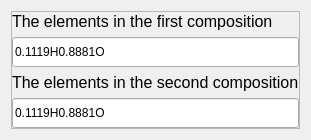
                      <widget class="QWidget" name="page_two_composition">
                       <layout class="QVBoxLayout" name="verticalLayout_10">
                        <item alignment="Qt::AlignTop">
                         <widget class="QFrame" name="frame_6">
                          <property name="frameShape">
                           <enum>QFrame::StyledPanel</enum>
                          </property>
                          <property name="frameShadow">
                           <enum>QFrame::Raised</enum>
                          </property>
                          <layout class="QVBoxLayout" name="verticalLayout_11">
                           <property name="leftMargin">
                            <number>0</number>
                           </property>
                           <property name="topMargin">
                            <number>0</number>
                           </property>
                           <property name="rightMargin">
                            <number>0</number>
                           </property>
                           <property name="bottomMargin">
                            <number>0</number>
                           </property>
                           <item alignment="Qt::AlignTop">
                            <widget class="QLabel" name="label_8eg">
                             <property name="sizePolicy">
                              <sizepolicy hsizetype="Preferred" vsizetype="Minimum">
                               <horstretch>0</horstretch>
                               <verstretch>0</verstretch>
                              </sizepolicy>
                             </property>
                             <property name="font">
                              <font>
                               <pointsize>12</pointsize>
                              </font>
                             </property>
                             <property name="text">
                              <string>The elements in the first composition</string>
                             </property>
                            </widget>
                           </item>
                           <item>
                            <widget class="QLineEdit" name="LneElements1">
                             <property name="sizePolicy">
                              <sizepolicy hsizetype="Expanding" vsizetype="Minimum">
                               <horstretch>0</horstretch>
                               <verstretch>0</verstretch>
                              </sizepolicy>
                             </property>
                             <property name="minimumSize">
                              <size>
                               <width>0</width>
                               <height>30</height>
                              </size>
                             </property>
                             <property name="text">
                              <string>0.1119H0.8881O</string>
                             </property>
                             <property name="placeholderText">
                              <string/>
                             </property>
                            </widget>
                           </item>
                           <item alignment="Qt::AlignTop">
                            <widget class="QLabel" name="label_8eg">
                             <property name="sizePolicy">
                              <sizepolicy hsizetype="Preferred" vsizetype="Minimum">
                               <horstretch>0</horstretch>
                               <verstretch>0</verstretch>
                              </sizepolicy>
                             </property>
                             <property name="font">
                              <font>
                               <pointsize>12</pointsize>
                              </font>
                             </property>
                             <property name="text">
                              <string>The elements in the second composition</string>
                             </property>
                            </widget>
                           </item>
                           <item alignment="Qt::AlignTop">
                            <widget class="QLineEdit" name="LneElements2">
                             <property name="sizePolicy">
                              <sizepolicy hsizetype="Expanding" vsizetype="Minimum">
                               <horstretch>0</horstretch>
                               <verstretch>0</verstretch>
                              </sizepolicy>
                             </property>
                             <property name="minimumSize">
                              <size>
                               <width>0</width>
                               <height>30</height>
                              </size>
                             </property>
                             <property name="text">
                              <string>0.1119H0.8881O</string>
                             </property>
                             <property name="placeholderText">
                              <string/>
                             </property>
                            </widget>
                           </item>
                          </layout>
                         </widget>
                        </item>
                       </layout>
                      </widget>
